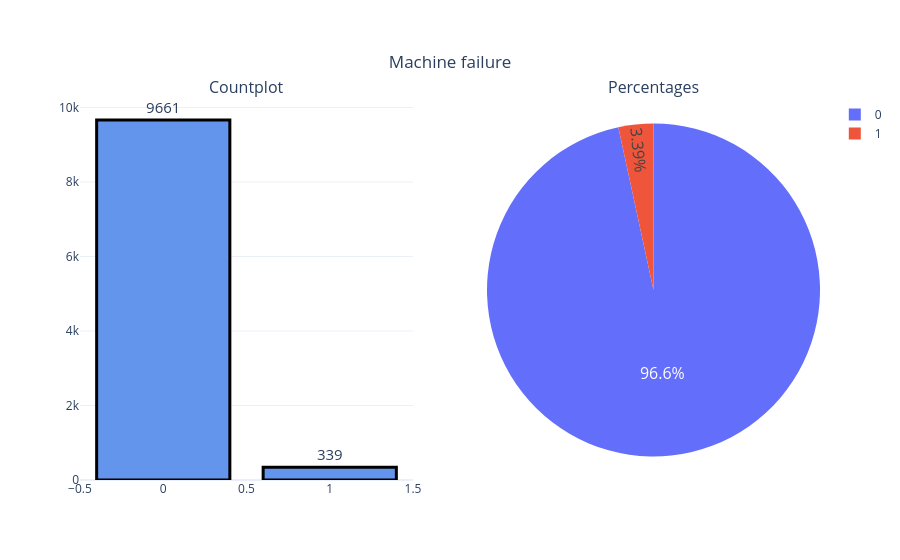

The cell this chart's notebook holds for it:
### Markdown cell above
> ## Exploring Categorical Variables with bar and pie plots

### Code cell
fig = make_subplots(rows=1,cols=2,
                    subplot_titles=('Countplot',
                                    'Percentages'),
                    specs=[[{"type": "xy"},
                            {'type':'domain'}]])
fig.add_trace(go.Bar(y = df['Machine failure'].value_counts().values.tolist(), 
                      x = df['Machine failure'].value_counts().index, 
                      text=df['Machine failure'].value_counts().values.tolist(),
              textfont=dict(size=15),
                      name = 'Machine failure',
                      textposition = 'outside',
                      showlegend=False,
              marker = dict(color = 'cornflowerblue',
                            line_color = 'black',
                            line_width=3)),row = 1,col = 1)
fig.add_trace((go.Pie(labels=df['Machine failure'].value_counts().keys(),
                             values=df['Machine failure'].value_counts().values,textfont = dict(size = 16),
                     textposition='auto',
                     showlegend = True,
                     name = 'Machine failure')), row = 1, col = 2)
fig.update_layout(title={'text': 'Machine failure',
                         'y':0.9,
                         'x':0.5,
                         'xanchor': 'center',
                         'yanchor': 'top'},
                  template='plotly_white')
fig.update_yaxes(range=[0,10200])
iplot(fig)

### Figure 1 — Plotly figure (JSON) as saved in the notebook; plotly's stock layout.template omitted (floating-point values rounded to 4 significant figures)
{"data": [{"marker": {"color": "cornflowerblue", "line": {"color": "black", "width": 3}}, "name": "Machine failure", "showlegend": false, "text": ["9661", "339"], "textfont": {"size": 15}, "textposition": "outside", "type": "bar", "x": [0, 1], "xaxis": "x", "y": [9661, 339], "yaxis": "y"}, {"domain": {"x": [0.55, 1], "y": [0, 1]}, "labels": [0, 1], "name": "Machine failure", "showlegend": true, "textfont": {"size": 16}, "textposition": "auto", "type": "pie", "values": [9661, 339]}], "layout": {"annotations": [{"font": {"size": 16}, "showarrow": false, "text": "Countplot", "x": 0.225, "xanchor": "center", "xref": "paper", "y": 1, "yanchor": "bottom", "yref": "paper"}, {"font": {"size": 16}, "showarrow": false, "text": "Percentages", "x": 0.775, "xanchor": "center", "xref": "paper", "y": 1, "yanchor": "bottom", "yref": "paper"}], "autosize": true, "title": {"text": "Machine failure", "x": 0.5, "xanchor": "center", "y": 0.9, "yanchor": "top"}, "xaxis": {"anchor": "y", "autorange": true, "domain": [0, 0.45], "range": [-0.5, 1.5], "type": "linear"}, "yaxis": {"anchor": "x", "domain": [0, 1], "range": [0, 10200], "type": "linear"}}}
